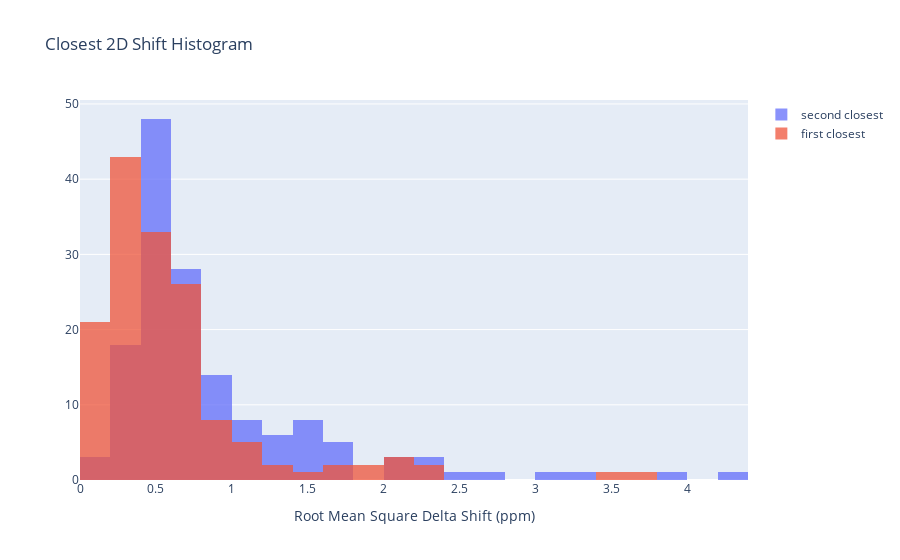

Write notebook code for a chart like this one.
### Code cell
twod_delta_list_zero = [x[0] for x in two_d_dataframe['Closest2DShift (ppm)'] if x is not None and x[0] < 5]
twod_delta_list_one = [x[1] for x in two_d_dataframe['Closest2DShift (ppm)'] if x is not None and x[1] < 5]
fig0 = go.Figure()
fig0.add_trace(go.Histogram(x = twod_delta_list_one, name='second closest', opacity = .75))
fig0.add_trace(go.Histogram(x = twod_delta_list_zero, name='first closest', opacity = .75))

fig0.update_layout(barmode = 'overlay', title_text='Closest 2D Shift Histogram', 
                  xaxis_title_text='Root Mean Square Delta Shift (ppm)')
fig0.show()

### Figure 1 — Plotly figure (JSON) as saved in the notebook; plotly's stock layout.template omitted (floating-point values rounded to 4 significant figures; data arrays with more than 128 entries replaced by an {"elided": "..."} marker saying what was removed)
{"data": [{"name": "second closest", "opacity": 0.75, "type": "histogram", "x": {"elided": "150 float values"}}, {"name": "first closest", "opacity": 0.75, "type": "histogram", "x": {"elided": "150 float values"}}], "layout": {"barmode": "overlay", "title": {"text": "Closest 2D Shift Histogram"}, "xaxis": {"title": {"text": "Root Mean Square Delta Shift (ppm)"}}}}
